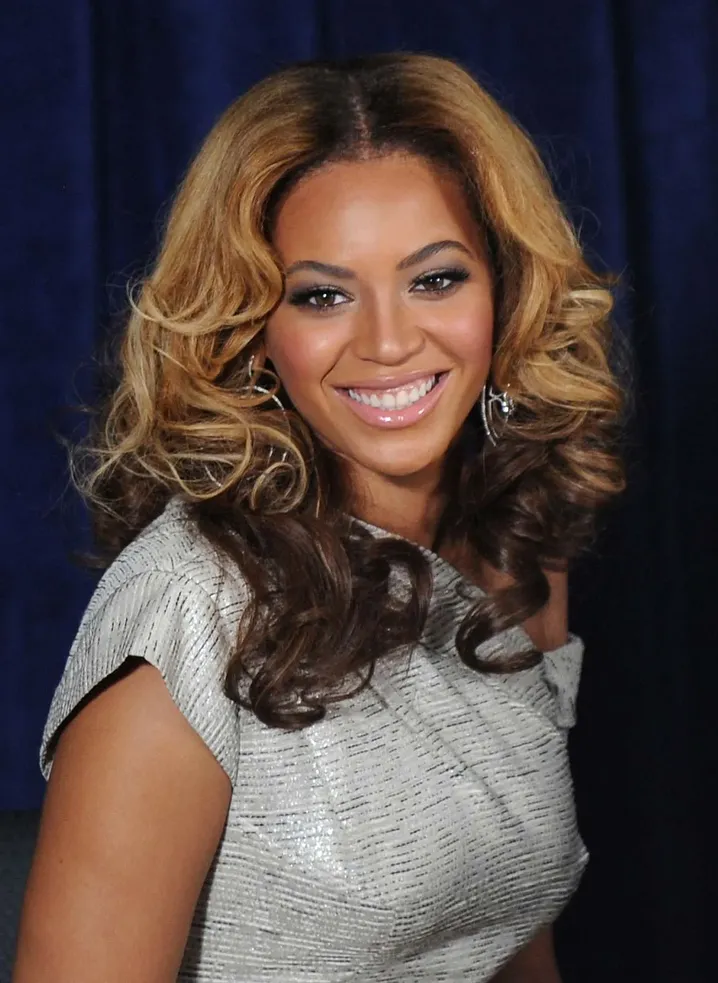
#> input picture src/bey.webp, 718 x 983 px, shrunk from 1169 x 1600 before the run
$ python haarcascade.py
#> lines starting #> are read from the running program, lines starting #| are printed output that depends on the picture; after the words box and inside, x2 and y2 are one past the last pixel; in counts of white or black regions, pixels touching at a corner belong together
import cv2
import numpy as np
import matplotlib.pyplot as plt

#img = cv2.imread('../src/tyler.jpg') tyler
#img = cv2.imread('../src/sk.jpg')
#img = cv2.imread('../src/cage.webp')
img = cv2.imread('../src/bey.webp')
#> img is the input picture: shape (983, 718, 3); mean B, G, R 67.2, 70.1, 83.8

imagem_cinza = cv2.cvtColor(img, cv2.COLOR_BGR2GRAY)
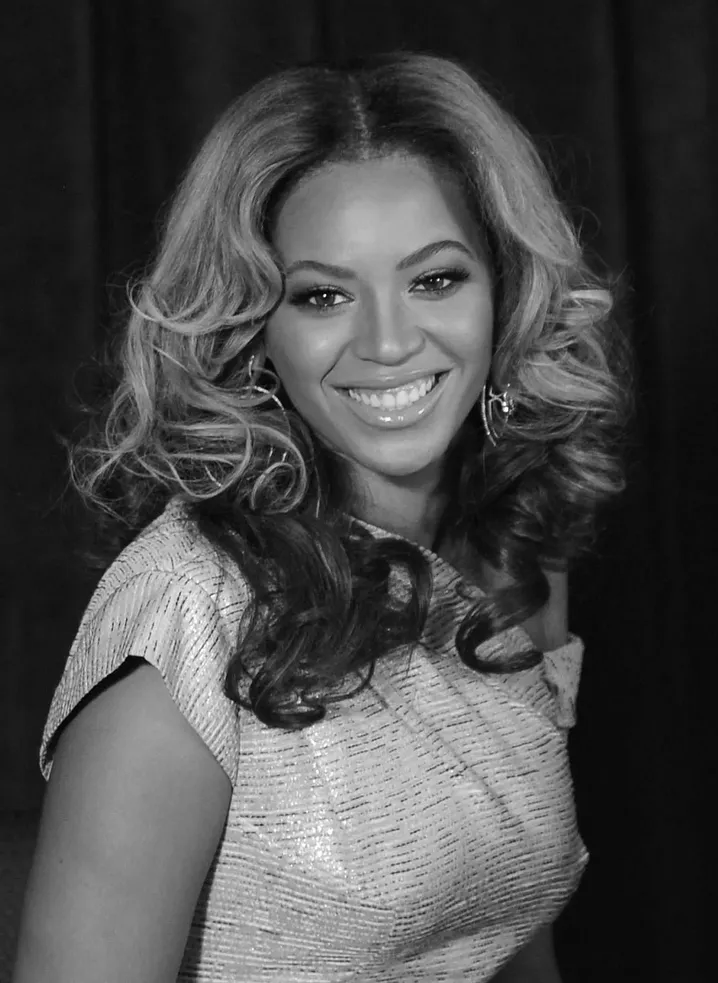
#> imagem_cinza: shape (983, 718); min 0, max 255, mean 73.9

# metodo um de chamar o metodo
face_cascade_classifier = cv2.CascadeClassifier(cv2.data.haarcascades + "haarcascade_frontalface_default.xml")
eye_cascade_classifier = cv2.CascadeClassifier(cv2.data.haarcascades + "haarcascade_eye.xml")

#extrai a pose das faces

faces = face_cascade_classifier.detectMultiScale(imagem_cinza,scaleFactor=1.3, minNeighbors=5)
#> faces = [[251, 187, 265, 265]]
eyes = eye_cascade_classifier.detectMultiScale(imagem_cinza)
#> eyes = [[403, 255, 57, 57], [291, 268, 59, 59], [469, 531, 53, 53]]

#x, y, largura e altura

#bota um quadrado
for(x,y,l,a) in faces:
    cv2.rectangle(img, (x,y), (x+l, y+a), (0,255,0))
#> this loop made 1 pass
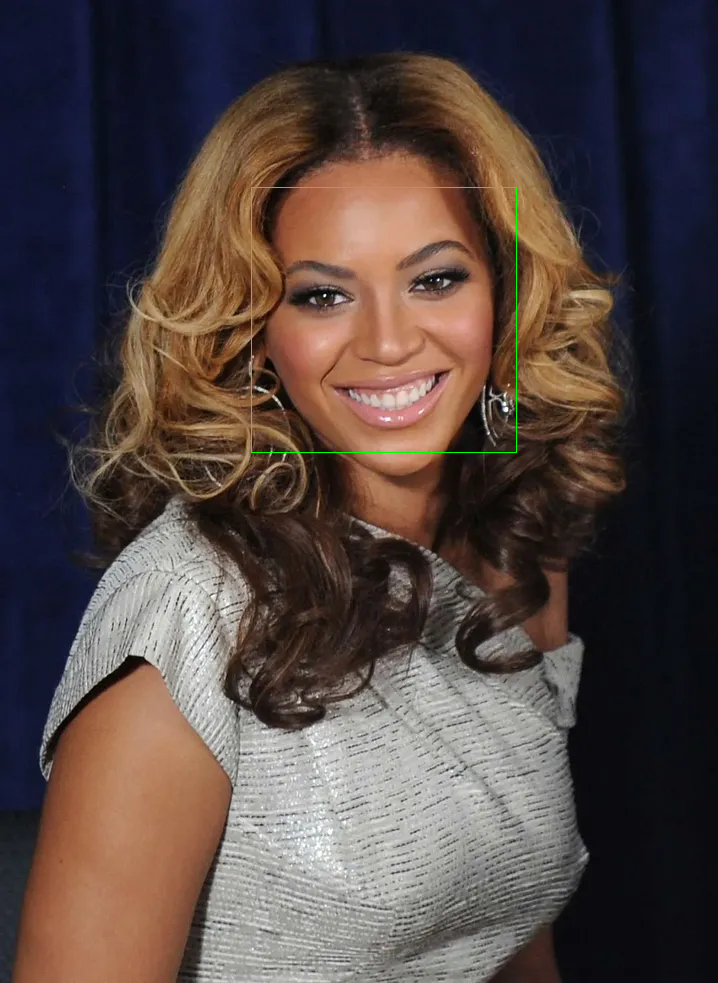
#> img: shape (983, 718, 3); 0.15% of pixels changed, all inside (x1, y1, x2, y2) = (251, 187, 517, 453)

'''for(x,y,l,a) in eyes:
    cv2.rectangle(img, (x,y), (x+l, y+a), (0,255,0))
  '''
for (x,y,w,h) in faces:

    cv2.rectangle(img,(x,y),(x+w,y+h),(255,0,0),2)
    roi_gray = imagem_cinza[y:y+h, x:x+w]
    roi_color = img[y:y+h, x:x+w]

    #eyes = eye_cascade_classifier.detectMultiScale(roi_color, scaleFactor=1.5, minNeighbors=26) tyler
    #eyes2 = eye_cascade_classifier.detectMultiScale(roi_color, scaleFactor=1.1, minNeighbors=6) sk

    #eyes = eye_cascade_classifier.detectMultiScale(roi_color, scaleFactor=1.5, minNeighbors=14) bey

    print("Found {0} eyes!".format(len(eyes)))

    for (ex,ey,ew,eh) in eyes:
        cv2.rectangle(roi_color,(ex,ey),(ex+ew,ey+eh),(0,255,0),2)
    try:
        for (ex,ey,ew,eh) in eyes2:
            cv2.rectangle(roi_color,(ex,ey),(ex+ew,ey+eh),(0,255,0),2)
    except:
        pass

    for (x,y,w,h) in faces:

        cv2.rectangle(img,(x,y),(x+w,y+h),(255,0,0),2)
        roi_gray = imagem_cinza[y:y+h, x:x+w]
        roi_color = img[y:y+h, x:x+w]

        #eyes = eye_cascade_classifier.detectMultiScale(roi_color, scaleFactor=1.5, minNeighbors=26) tyler
        #eyes2 = eye_cascade_classifier.detectMultiScale(roi_color, scaleFactor=1.1, minNeighbors=6) sk

        eyes = eye_cascade_classifier.detectMultiScale(roi_color, scaleFactor=1.5, minNeighbors=14) #bey

        print("Found {0} eyes!".format(len(eyes)))

        for (ex,ey,ew,eh) in eyes:
            cv2.rectangle(roi_color,(ex,ey),(ex+ew,ey+eh),(0,255,0),2)
        try:
            for (ex,ey,ew,eh) in eyes2:
                cv2.rectangle(roi_color,(ex,ey),(ex+ew,ey+eh),(0,255,0),2)
        except:
            pass
#> this loop made 1 pass
#| Found 3 eyes!
#| Found 3 eyes!
#> pass 1, `roi_gray = imagem_cinza[y:y+h, x:x+w]`:
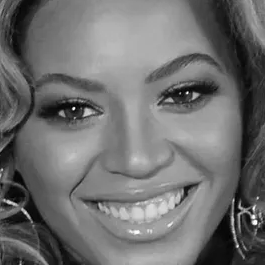
#> roi_gray: shape (265, 265); min 0, max 255, mean 110.9
#> pass 1, `roi_color = img[y:y+h, x:x+w]`:
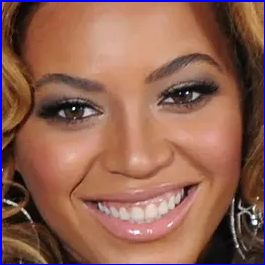
#> roi_color: shape (265, 265, 3); mean B, G, R 81.6, 97.6, 143.6
#> after the loop:
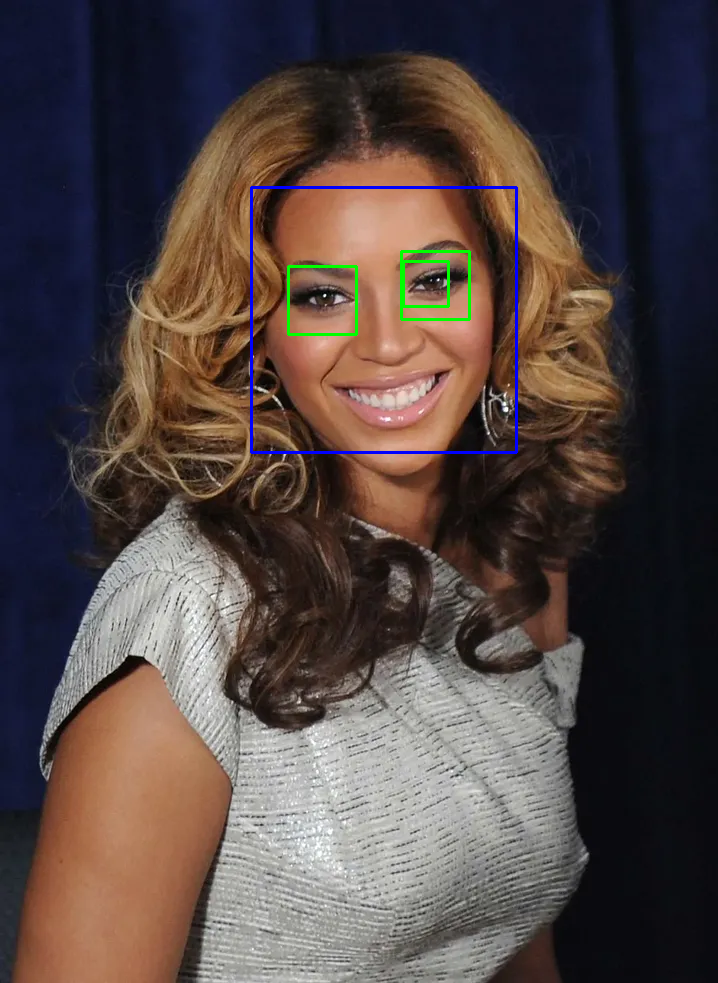
#> img: shape (983, 718, 3); 0.75% of pixels changed, all inside (x1, y1, x2, y2) = (250, 186, 518, 454)
#> after the loop:
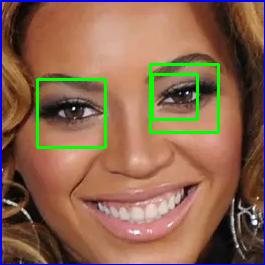
#> roi_color: shape (265, 265, 3); mean B, G, R 78.8, 101.8, 138.7

cv2.imshow("w", img)

cv2.waitKey(0)

$ run again, with src/tyler.jpg saved as src/bey.webp
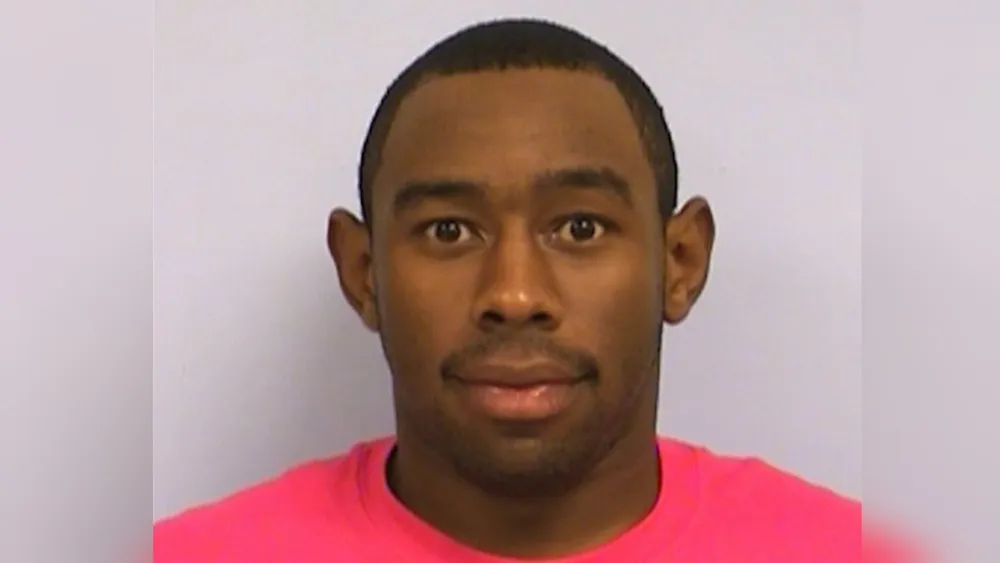
#> input picture src/tyler.jpg, 1000 x 563 px, shrunk from 1372 x 772 before the run
#> img is the input picture: shape (563, 1000, 3); mean B, G, R 151, 150, 182.4
#> faces = [[342, 90, 346, 346]]
#> eyes = [[408, 194, 72, 72], [658, 235, 39, 39], [540, 190, 77, 77], [464, 420, 116, 116]]
#> the loop `for(x,y,l,a) in faces:` made 1 pass
#> after the loop `for(x,y,l,a) in faces:`:
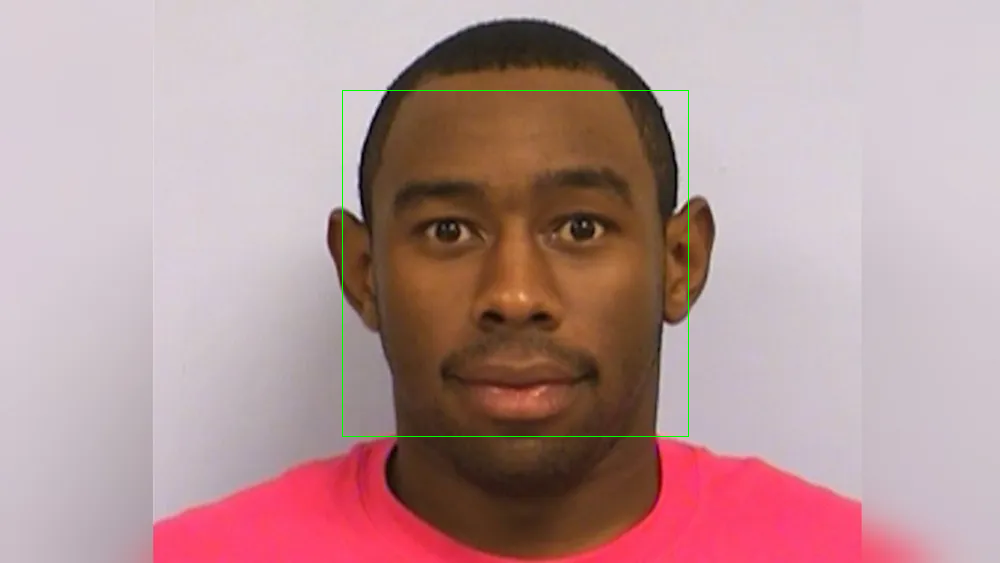
#> img: shape (563, 1000, 3); 0.25% of pixels changed, all inside (x1, y1, x2, y2) = (342, 90, 689, 437)
#> the loop `for (x,y,w,h) in faces: ` made 1 pass
#> (printed output is left out)
#> after the loop `for (x,y,w,h) in faces:`:
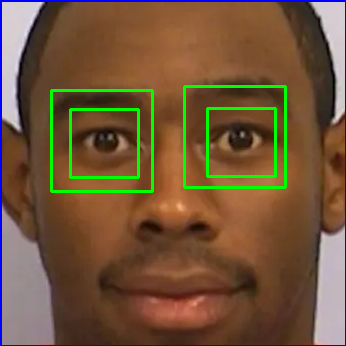
#> roi_color: shape (346, 346, 3); mean B, G, R 59.1, 86.3, 113.4

$ run again, with src/cage.webp copied over src/bey.webp
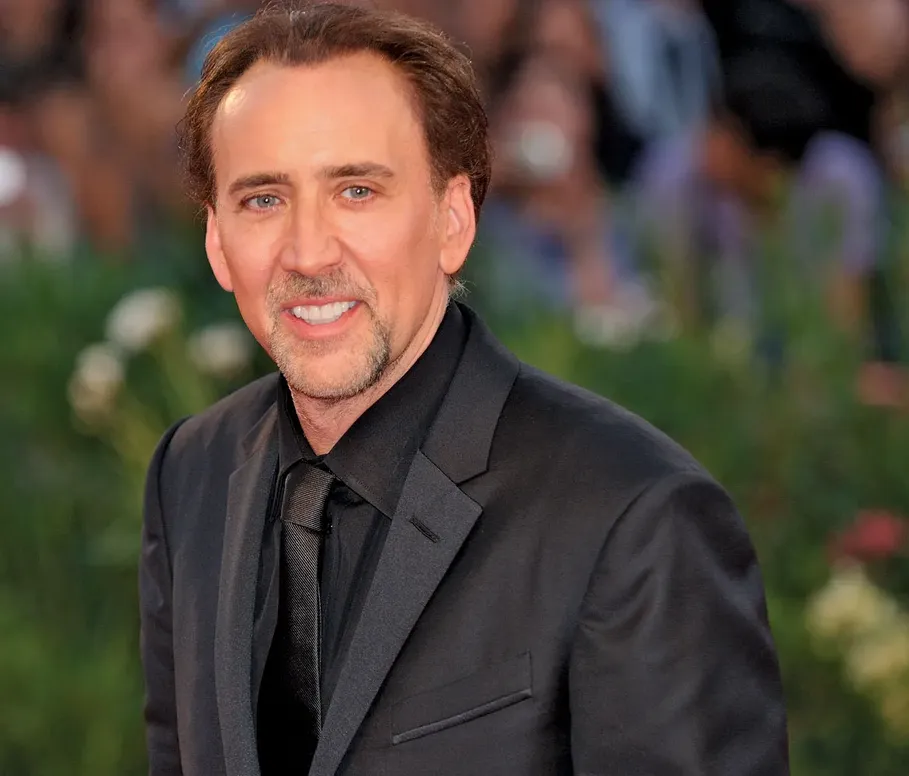
#> input picture src/cage.webp, 909 x 776 px, shrunk from 1168 x 998 before the run
#> img is the input picture: shape (776, 909, 3); mean B, G, R 58.9, 69.9, 80.3
#> faces = [[166, 73, 306, 306]]
#> eyes = [[232, 174, 55, 55], [324, 165, 55, 55], [862, 332, 44, 44], [520, 210, 74, 74], [582, 124, 76, 76]]
#> the loop `for(x,y,l,a) in faces:` made 1 pass
#> after the loop `for(x,y,l,a) in faces:`:
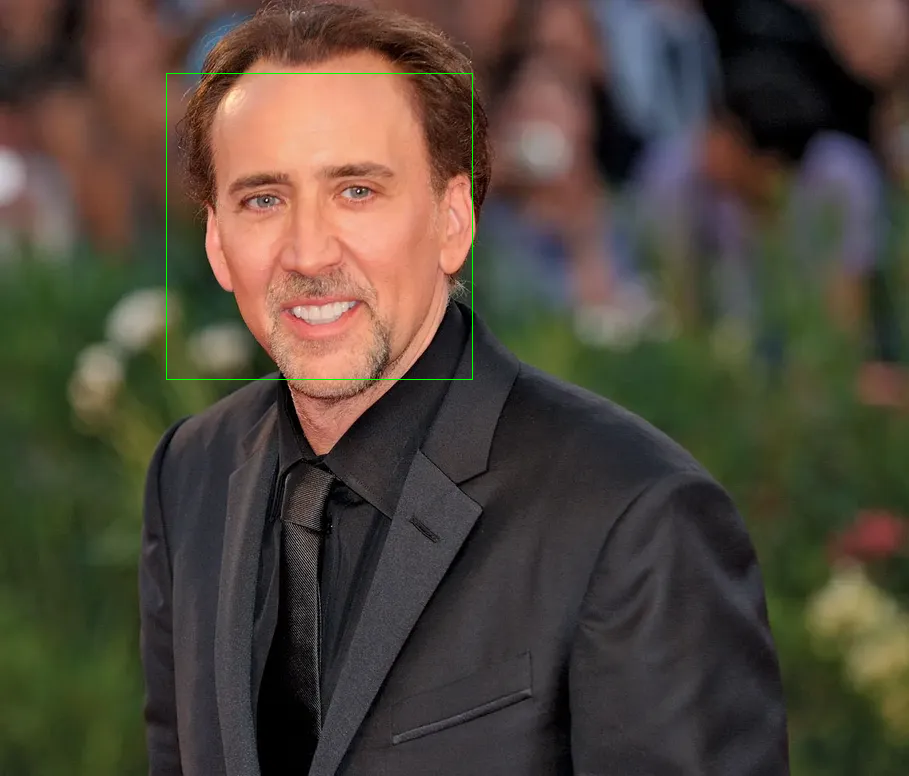
#> img: shape (776, 909, 3); 0.17% of pixels changed, all inside (x1, y1, x2, y2) = (166, 73, 473, 380)
#> the loop `for (x,y,w,h) in faces: ` made 1 pass
#> (printed output is left out)
#> after the loop `for (x,y,w,h) in faces:`:
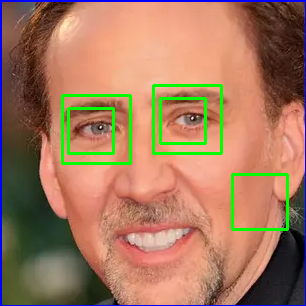
#> roi_color: shape (306, 306, 3); mean B, G, R 94.7, 121.3, 164.5
